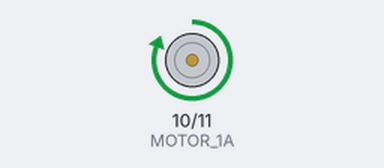
A sketch run on a simulated Arduino Uno, built with avr-gcc and run on an emulated ATmega328P. On the bench: motor-driver pin pairs drawn as motors (green arrow = first pin HIGH = forward, orange = second pin HIGH = backward, longer = more drive).

Above: at 1.0 s.
At 3.0 s:
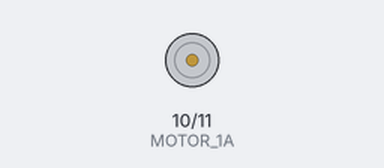
At 5.0 s:
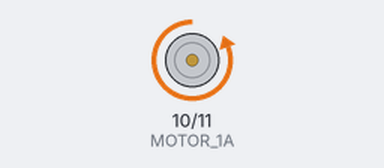
Timing chart, 0 to 7.8 s (numbered marks = the images above):
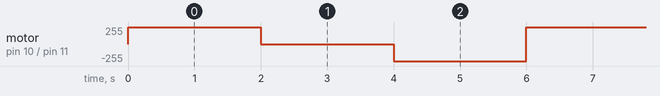

Measured:
- by itself, motor on pin 10 (MOTOR_1A) / pin 11 (MOTOR_1B): repeats every 6.0 s: stopped 2.0 s, backward 255/255 2.0 s, forward 255/255 2.0 s

The sketch:

L9110_MotorDriver.ino
```cpp
/*
- You need to connect PWM pins to the L9110 motor driver. These pins are denoted by ~ on the Arduino.

In this demo code: (L9110 Motor Driver --> Arduino)
- IN1 --> 5~
- IN2 --> 6~
- IN3 --> 9~
- IN4 --> 10~
- VCC --> External 6V to 9V power source (usually red wire)
- GND --> External ground and Arduino GND (usually black wire)

NOTE!: Output value range of analogWrite() is 0 to 255.

Reference: https://electropeak.com/learn/interfacing-l9110s-dual-channel-h-bridge-motor-driver-module-with-arduino/
Code reference: https://github.com/notkaramel/Pepperoni/blob/main/Pepperoni.ino

Created by Antoine Phan (@notkaramel) as ECSESS VP Technical Development
*/

// Define the PWM pins locations
#define MOTOR_1A 10
#define MOTOR_1B 11


void setup() {
    // Set all pins as output
    pinMode(MOTOR_1A, OUTPUT);
    pinMode(MOTOR_1B, OUTPUT);
}

void loop() {
    analogWrite(MOTOR_1A, 255);
    analogWrite(MOTOR_1B, 0);

    delay(2000);

    analogWrite(MOTOR_1A, 0);
    analogWrite(MOTOR_1B, 0);

    delay(2000);

    analogWrite(MOTOR_1A, 0);
    analogWrite(MOTOR_1B, 255);

    delay(2000);
}
```
